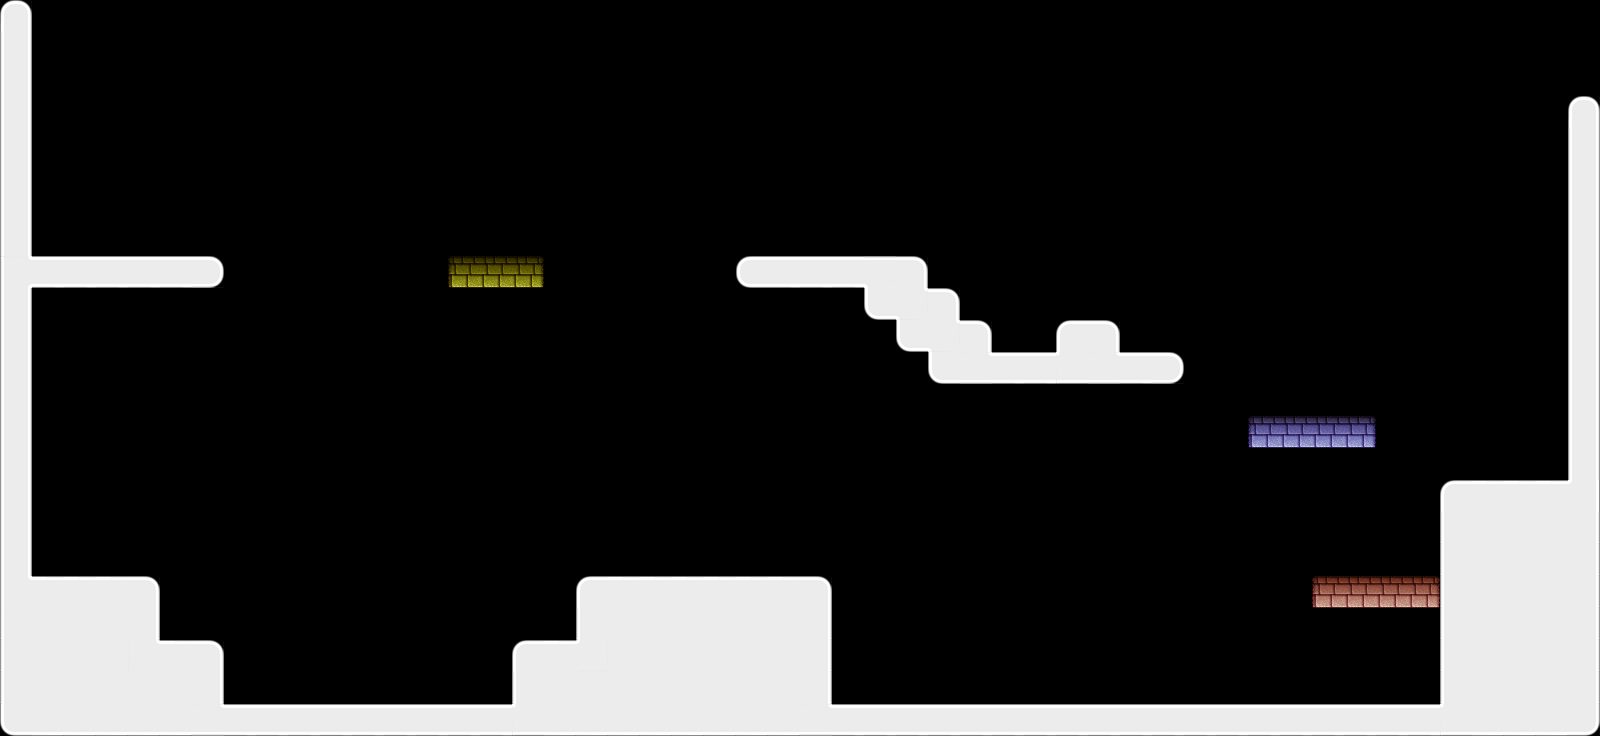

A 2D game scene composited from a Tiled map and its tileset images. What follows is a short description and the map's XML, with each tile layer's data collapsed to a summary:
An orthogonal 50x23 tile map with 32x32 px tiles, 4 tile layers (static, red_deactivated, blue_deactivated, yellow_deactivated), 2 tilesets and 4 objects (2x notice, character, exit).

<map version="1.0" orientation="orthogonal" renderorder="right-down" width="50" height="23" tilewidth="32" tileheight="32" nextobjectid="83">
 <properties>
  <property name="bronze" value="1000" />
  <property name="deaths" value="2" />
  <property name="gold" value="6000" />
  <property name="index" value="0" />
  <property name="silver" value="3000" />
  <property name="time" value="240" />
 </properties>
 <tileset firstgid="1" name="walls1_0" tilewidth="32" tileheight="32">
  <image source="walls1_0.png" width="448" height="512" />
 </tileset>
 <tileset firstgid="225" name="static1" tilewidth="32" tileheight="32">
  <image source="static1.png" trans="00f6ff" width="192" height="224" />
  <tile id="3">
   <properties>
    <property name="blended" value="true" />
   </properties>
  </tile>
 </tileset>
 <layer name="static" width="50" height="23">
  <properties>
   <property name="blended" value="true" />
  </properties>
  <data>[1150 cells, 203 non-empty, 23 distinct tile ids]</data>
 </layer>
 <objectgroup name="character">
  <object id="77" name="character" x="64" y="544" width="32" height="32" />
 </objectgroup>
 <layer name="red_deactivated" width="50" height="23">
  <data>[1150 cells, 4 non-empty, 3 distinct tile ids]</data>
 </layer>
 <layer name="blue_deactivated" width="50" height="23">
  <data>[1150 cells, 4 non-empty, 3 distinct tile ids]</data>
 </layer>
 <layer name="yellow_deactivated" width="50" height="23">
  <data>[1150 cells, 3 non-empty, 3 distinct tile ids]</data>
 </layer>
 <objectgroup name="exit">
  <object id="79" name="exit" x="32" y="192" width="64" height="64">
   <properties>
    <property name="next" value="1" />
   </properties>
  </object>
 </objectgroup>
 <objectgroup name="notice">
  <object id="81" name="notice" x="64" y="512" width="64" height="64">
   <properties>
    <property name="index" value="0" />
   </properties>
  </object>
  <object id="82" name="notice" x="1088" y="640" width="64" height="64">
   <properties>
    <property name="index" value="1" />
   </properties>
  </object>
 </objectgroup>
</map>
